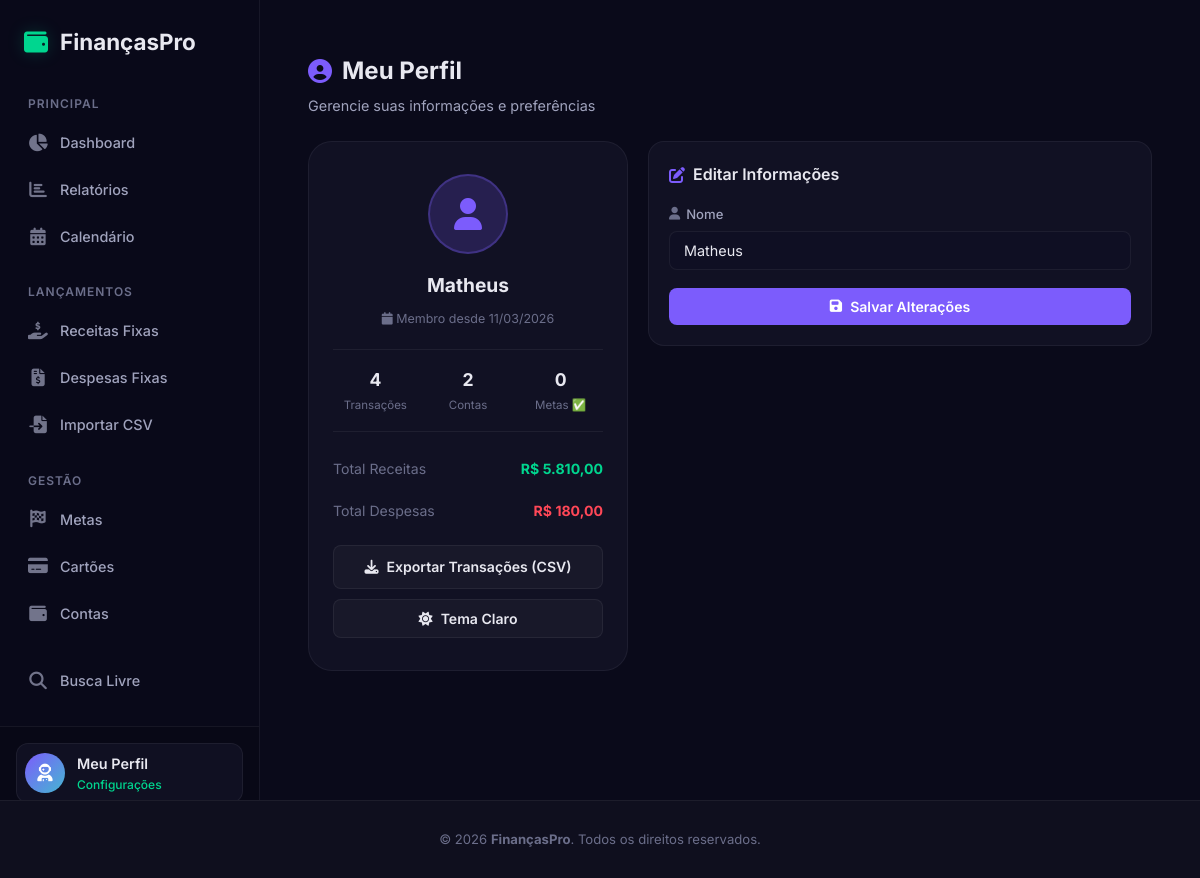
/perfil, run on the app's committed database.
### app.py (models this page shows)
class Usuario(db.Model):
    id = db.Column(db.Integer, primary_key=True)
    nome = db.Column(db.String(100), nullable=False)
    tema = db.Column(db.String(10), default='dark')  # 'dark' ou 'light'
    criado_em = db.Column(db.DateTime, default=datetime.utcnow)
    transacoes = db.relationship('Transacao', backref='dono', lazy=True, cascade='all, delete-orphan')
    contas = db.relationship('Conta', backref='dono', lazy=True, cascade='all, delete-orphan')
    categorias = db.relationship('Categoria', backref='dono', lazy=True, cascade='all, delete-orphan')
    tags = db.relationship('Tag', backref='dono', lazy=True, cascade='all, delete-orphan')
    transacoes_fixas = db.relationship('TransacaoFixa', backref='dono', lazy=True, cascade='all, delete-orphan')
    orcamentos = db.relationship('Orcamento', backref='dono', lazy=True, cascade='all, delete-orphan')
    metas = db.relationship('Meta', backref='dono', lazy=True, cascade='all, delete-orphan')
    cartoes = db.relationship('CartaoCredito', backref='dono', lazy=True, cascade='all, delete-orphan')

### app.py (the view)
@app.route('/perfil')
def perfil():
    usuario = get_user()
    total_transacoes = Transacao.query.filter_by(usuario_id=usuario.id).count()
    total_receitas = sum(t.valor for t in Transacao.query.filter_by(usuario_id=usuario.id, tipo='receita').all())
    total_despesas = sum(t.valor for t in Transacao.query.filter_by(usuario_id=usuario.id, tipo='despesa').all())
    total_contas = Conta.query.filter_by(usuario_id=usuario.id).count()
    metas_concluidas = Meta.query.filter_by(usuario_id=usuario.id, concluida=True).count()
    return render_template('perfil.html',
                           total_transacoes=total_transacoes,
                           total_receitas=total_receitas,
                           total_despesas=total_despesas,
                           total_contas=total_contas,
                           metas_concluidas=metas_concluidas)

### app.py (called while the page is built, shortened)
def get_user():
    usuario = Usuario.query.first()
    return usuario

@app.before_request
def processar_automaticos():
    if request.path.startswith('/static/'):
        return
    usuario = get_user()
    if not usuario:
        return
    hoje = date.today()
    chave_cache = f"{usuario.id}_{hoje.isoformat()}"
    if chave_cache in cache_processamento:
        return

@app.context_processor
def inject_user():
    return dict(usuario=get_user())

def processar_automaticos(usuario):
    hoje = date.today()
    chave = f"{usuario.id}-{hoje.isoformat()}"
    if chave in _automaticos_cache:
        return

@app.before_request
def auto_processar():
    if request.endpoint and request.endpoint != 'static':
        try:
            usuario = Usuario.query.first()
            if usuario:
                processar_automaticos(usuario)
        except Exception:
            pass

@app.template_filter('brl')
def format_brl(value):
    try:
        return f"R$ {value:,.2f}".replace(',', 'X').replace('.', ',').replace('X', '.')
    except (ValueError, TypeError):
        return "R$ 0,00"

@app.template_filter('data_br')
def format_data_br(value):
    if isinstance(value, datetime):
        return value.strftime('%d/%m/%Y')
    return value

### templates/perfil.html (shortened to what this page needs)
{% extends 'base.html' %}
{% block content %}
<section class="page-section">
    <div class="page-header">
        <div>
            <h1><i class="fas fa-user-circle"></i> Meu Perfil</h1>
            <p class="page-subtitle">Gerencie suas informações e preferências</p>
        </div>
    </div>
    <div class="profile-layout">
        <div class="profile-card">
            <div class="profile-avatar">
                <i class="fas fa-user"></i>
            </div>
            <h2>{{ usuario.nome }}</h2>
            <p class="text-muted" style="font-size: 0.78rem; margin-top: 8px;">
                <i class="fas fa-calendar"></i> Membro desde {{ usuario.criado_em|data_br }}
            </p>
            <div class="profile-stats">
                <div class="profile-stat">
                    <span class="profile-stat-value">{{ total_transacoes }}</span>
                    <span class="profile-stat-label">Transações</span>
                </div>
                <div class="profile-stat">
                    <span class="profile-stat-value">{{ total_contas }}</span>
                    <span class="profile-stat-label">Contas</span>
                </div>
                <div class="profile-stat">
                    <span class="profile-stat-value">{{ metas_concluidas }}</span>
                    <span class="profile-stat-label">Metas ✅</span>
                </div>
            </div>
            <div class="profile-finance">
                <div class="profile-finance-item">
                    <span class="text-muted">Total Receitas</span>
                    <span class="text-green" style="font-weight: 700">{{ total_receitas|brl }}</span>
                </div>
                <div class="profile-finance-item">
                    <span class="text-muted">Total Despesas</span>
                    <span class="text-red" style="font-weight: 700">{{ total_despesas|brl }}</span>
                </div>
            </div>
            <div style="margin-top: 16px;">
                <a href="{{ url_for('exportar_csv') }}" class="btn btn-glass btn-block">
                    <i class="fas fa-download"></i> Exportar Transações (CSV)
                </a>
            </div>
            <div style="margin-top: 10px;">
                <button class="btn btn-glass btn-block" id="themeToggle" onclick="toggleTheme()">
                    <i class="fas fa-{{ 'sun' if usuario.tema == 'dark' else 'moon' }}"></i>
                    Tema {{ 'Claro' if usuario.tema == 'dark' else 'Escuro' }}
                </button>
            </div>
        </div>
        <div class="profile-forms">
            <div class="section-card">
                <div class="section-card-header">
                    <h2><i class="fas fa-edit" style="color: var(--accent-purple)"></i> Editar Informações</h2>
                </div>
                <form action="{{ url_for('editar_perfil') }}" method="POST" class="auth-form">
                    <div class="form-group">
                        <label><i class="fas fa-user"></i> Nome</label>
                        <input type="text" name="nome" value="{{ usuario.nome }}" required>
                    </div>
                    <button type="submit" class="btn btn-primary btn-block">
                        <i class="fas fa-save"></i> Salvar Alterações
                    </button>
                </form>
            </div>
        </div>
    </div>
</section>
{% endblock %}

### data on the page
Usuario: nome "Matheus", criado_em|data_br "11/03/2026", tema "Claro"

### other printed values
{{ total_transacoes }} "4"
{{ total_contas }} "2"
{{ metas_concluidas }} "0"
{{ total_receitas|brl }} "R$ 5.810,00"
{{ total_despesas|brl }} "R$ 180,00"
